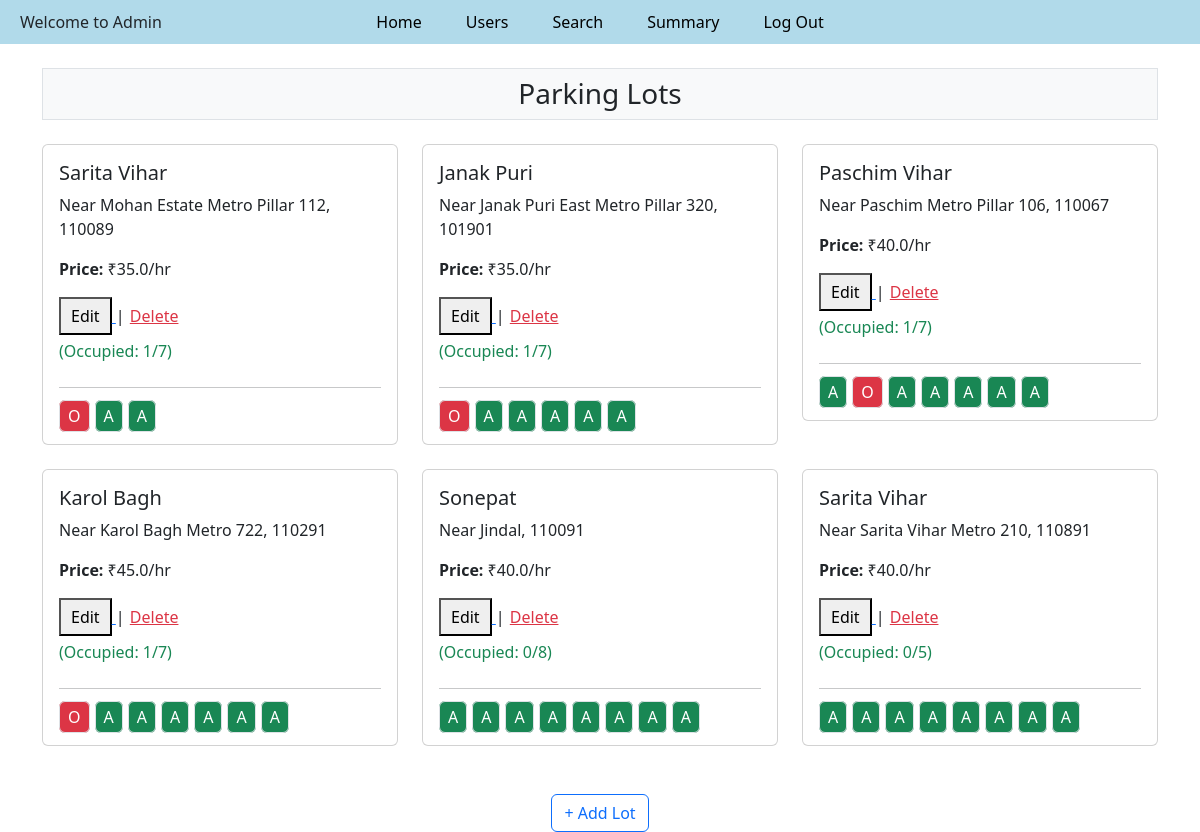
/admin_home, run on the app's committed database.
### models/model.py (models this page shows)
class Parking_Lot(db.Model):
    __tablename__ = "parking_lot"
    id = db.Column(db.Integer, primary_key=True)
    prime_location_name = db.Column(db.String, nullable=False)
    price = db.Column(db.Float, nullable=False)
    address = db.Column(db.String, nullable=False)
    pin_code = db.Column(db.String, nullable=False)
    maximum_number_of_spots = db.Column(db.Integer, nullable=False)
    spots = db.relationship('Parking_Spot', backref='parking_lot', lazy=True, cascade="all, delete")

class Parking_Spot(db.Model):
    __tablename__ = "parking_spot"
    id = db.Column(db.Integer, primary_key=True)
    lot_id = db.Column(db.Integer, db.ForeignKey('parking_lot.id', ondelete='CASCADE'), nullable=False)
    status = db.Column(db.String(1), nullable=False, default='A') # 'A' = Available, 'O' = Occupied

### controllers/file_1.py (the view)
@main_routes.route('/admin_home')
def admin_home():
    lots = Parking_Lot.query.all()
    return render_template('admin_dashboard.html', lots=lots)

### templates/admin_dashboard.html (shortened to what this page needs)
{% extends "base_admin.html" %}
{% block content %}
<div class="container mt-4">
    <h3 class="text-center bg-light py-2 mb-4 border">Parking Lots</h3>
    <div class="row">
        {% for lot in lots %}
        <div class="col-md-4 mb-4">
            <div class="card p-3">
                <h5>{{ lot.prime_location_name }}</h5>
                <p>{{ lot.address }}, {{ lot.pin_code }}</p>
                <p><strong>Price:</strong> ₹{{ lot.price }}/hr</p>
                <div class="mb-1">
                    <a href="{{ url_for('main_routes.edit_parking_lot', lot_id=lot.id) }}">
                        <button>Edit</button>
                    </a> |
                    <form action="{{ url_for('main_routes.delete_parking_lot', lot_id=lot.id) }}" method="POST"
                        style="display:inline;">
                        <button type="submit" class="btn btn-link text-danger p-0 m-0 align-baseline">
                            Delete
                        </button>
                    </form>
                </div>
                {% set occupied = lot.spots | selectattr("status", "equalto", "O") | list | length %}
                <div class="text-success mb-2">(Occupied: {{ occupied }}/{{ lot.maximum_number_of_spots }})</div>
                <hr>
                <div class="d-flex flex-wrap" style="gap: 5px;">
                    {% for spot in lot.spots %}
                    <a href="{{ url_for('main_routes.view_parking_spot', spot_id=spot.id) }}"
                        style="text-decoration: none;">
                        {% if spot.status == 'A' %}
                        <span class="border rounded px-2 py-1 bg-success text-white">A</span>
                        {% else %}
                        <span class="border rounded px-2 py-1 bg-danger text-white">O</span>
                        {% endif %}
                    </a>
                    {% endfor %}
                </div>
            </div>
        </div>
        {% endfor %}
    </div>
</div>
<div class="text-center mt-4">
    <a href="/add_lot" class="btn btn-outline-primary">+ Add Lot</a>
</div>
{% endblock %}

### static/css/admin_dashboard.css (style rules this page uses)
body { text-align: center; font-family: Arial, sans-serif; }
button { padding: 5px 10px; cursor: pointer; }

### data on the page
Parking_Lot: prime_location_name "Sarita Vihar", address "Near Mohan Estate Metro Pillar 112", pin_code "110089", price "35.0", id "1", maximum_number_of_spots "7"
Parking_Spot: status "O"
Parking_Spot: status "A"
Parking_Spot: status "A"
Parking_Lot: prime_location_name "Janak Puri", address "Near Janak Puri East Metro Pillar 320", pin_code "101901", price "35.0", occupied "1", maximum_number_of_spots "7"
Parking_Spot: status "O"
Parking_Spot: status "A"
Parking_Spot: status "A"
Parking_Spot: status "A"
Parking_Spot: status "A"
Parking_Spot: status "A"
Parking_Lot: prime_location_name "Paschim Vihar", address "Near Paschim Metro Pillar 106", pin_code "110067", price "40.0", occupied "1", maximum_number_of_spots "7"
Parking_Spot: status "A"
Parking_Spot: status "O"
Parking_Spot: status "A"
Parking_Spot: status "A"
Parking_Spot: status "A"
Parking_Spot: status "A"
Parking_Spot: status "A"
Parking_Lot: prime_location_name "Karol Bagh", address "Near Karol Bagh Metro 722", pin_code "110291", price "45.0", occupied "1", maximum_number_of_spots "7"
Parking_Spot: status "O"
Parking_Spot: status "A"
Parking_Spot: status "A"
Parking_Spot: status "A"
Parking_Spot: status "A"
Parking_Spot: status "A"
Parking_Spot: status "A"
Parking_Lot: prime_location_name "Sonepat", address "Near Jindal", pin_code "110091", price "40.0", occupied "0", maximum_number_of_spots "8"
Parking_Spot: status "A"
Parking_Spot: status "A"
Parking_Spot: status "A"
Parking_Spot: status "A"
Parking_Spot: status "A"
Parking_Spot: status "A"
Parking_Spot: status "A"
Parking_Spot: status "A"
Parking_Lot: prime_location_name "Sarita Vihar", address "Near Sarita Vihar Metro 210", pin_code "110891", price "40.0", occupied "0", maximum_number_of_spots "5"
Parking_Spot: status "A"
Parking_Spot: status "A"
Parking_Spot: status "A"
Parking_Spot: status "A"
Parking_Spot: status "A"
Parking_Spot: status "A"
Parking_Spot: status "A"
Parking_Spot: status "A"
